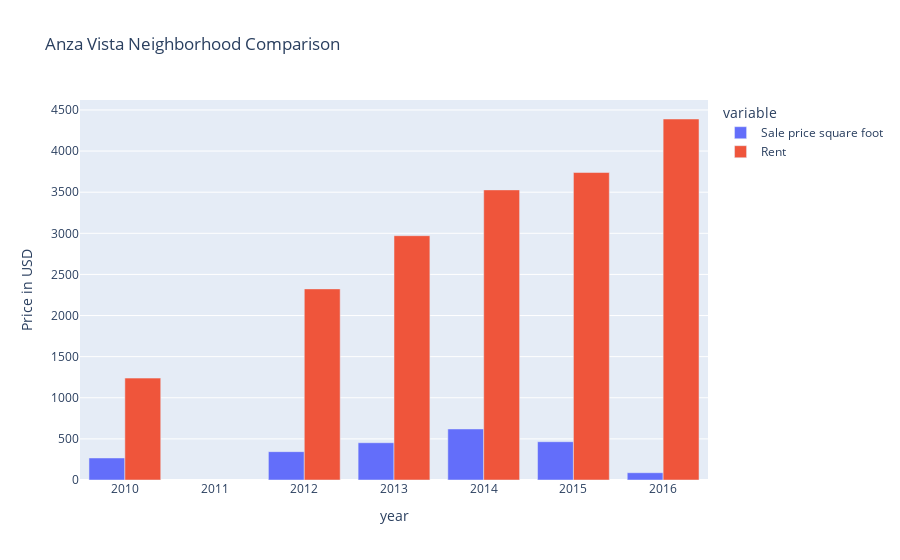

The notebook cell saved with this chart:
### Code cell
# testing the function
most_expensive_neighborhoods_rent_sales("Anza Vista")

### Figure 1 — Plotly figure (JSON) as saved in the notebook; plotly's stock layout.template omitted (floating-point values rounded to 4 significant figures)
{"data": [{"alignmentgroup": "True", "hovertemplate": "variable=Sale price square foot<br>year=%{x}<br>Price in USD=%{y}<extra></extra>", "legendgroup": "Sale price square foot", "marker": {"color": "#636efa", "pattern": {"shape": ""}}, "name": "Sale price square foot", "offsetgroup": "Sale price square foot", "orientation": "v", "showlegend": true, "textposition": "auto", "type": "bar", "x": [2010, 2012, 2013, 2014, 2015, 2016], "xaxis": "x", "y": [267.9, 344.5, 453.3, 620.4, 465.7, 88.4], "yaxis": "y"}, {"alignmentgroup": "True", "hovertemplate": "variable=Rent<br>year=%{x}<br>Price in USD=%{y}<extra></extra>", "legendgroup": "Rent", "marker": {"color": "#EF553B", "pattern": {"shape": ""}}, "name": "Rent", "offsetgroup": "Rent", "orientation": "v", "showlegend": true, "textposition": "auto", "type": "bar", "x": [2010, 2012, 2013, 2014, 2015, 2016], "xaxis": "x", "y": [1239, 2324, 2971, 3528, 3739, 4390], "yaxis": "y"}], "layout": {"barmode": "group", "legend": {"title": {"text": "variable"}, "tracegroupgap": 0}, "title": {"text": "Anza Vista Neighborhood Comparison"}, "xaxis": {"anchor": "y", "domain": [0, 1], "title": {"text": "year"}}, "yaxis": {"anchor": "x", "domain": [0, 1], "title": {"text": "Price in USD"}}}}
